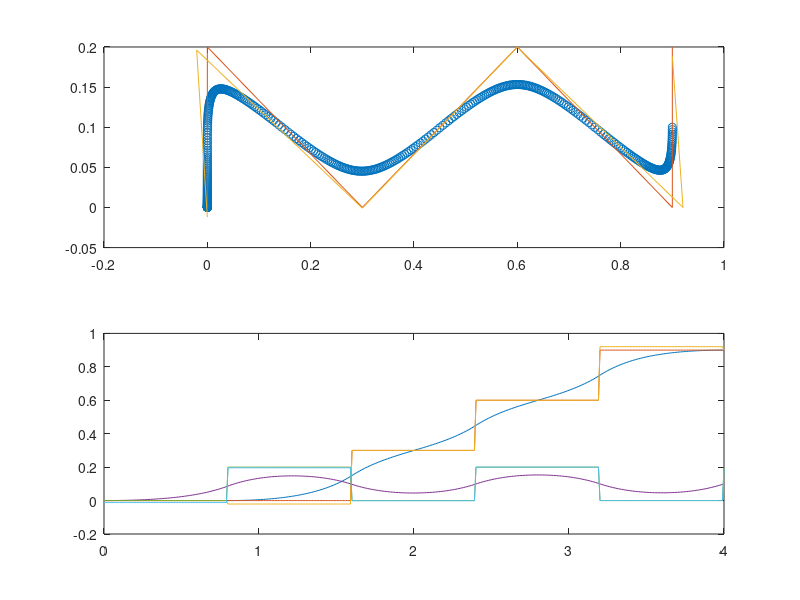

Source code (MATLAB):

clear;										
										
foot = [0 0 0; 0.8 0.0 0.2; 1.6 0.3 0.0; 2.4 0.6 0.2; 3.2 0.9 0.0; 4.0 0.9 0.2; 100 0.9 0.2];
calculate_period = 4.0;						
dt = 0.01;									
zh = 0.8;									
g  = 9.8;									

t = 0:dt:calculate_period;

i = 1;										
n = 1;										
for tt = 0:dt:calculate_period+1
	if (tt == foot(n,1))
		prefx(i) = foot(n,2);
		prefy(i) = foot(n,3);
		n = n + 1;
	else
		prefx(i) = prefx(i-1);
		prefy(i) = prefy(i-1);
    end
	i = i + 1;
end



i = 1; n = 1;
px = 0; py = 0;
x = 0; y = 0; 
xi = 0; yi = 0;
xd = 0; yd = 0; 
xdi = 0; ydi = 0;
a = 10;
b = 1;
Tc = sqrt(zh/g);
t0 = 0;

for tt = t
	x = (xi - px)*cosh((tt - t0)/Tc)+Tc*xdi*sinh((tt - t0)/Tc)+px;
	y = (yi - py)*cosh((tt - t0)/Tc)+Tc*ydi*sinh((tt - t0)/Tc)+py;
	xd = (xi - px)/Tc*sinh((tt - t0)/Tc)+xdi*cosh((tt - t0)/Tc);
	yd = (yi - py)/Tc*sinh((tt - t0)/Tc)+ydi*cosh((tt - t0)/Tc);

	if (tt == foot(n,1))
		t0 = foot(n,1);
		xi = x;
		yi = y;
		xdi = xd;
		ydi = yd;
		px = foot(n,2);
		py = foot(n,3);
		Tsup = foot(n+1,1)-foot(n,1);
		C = cosh(Tsup/Tc);
		S = sinh(Tsup/Tc);
		xb = (foot(n+1,2)-foot(n,2))/2;
		yb = (foot(n+1,3)-foot(n,3))/2;
		vxb = (C+1)/(Tc*S)*xb;
		vyb = (C-1)/(Tc*S)*yb;
		x_des = px + xb;
		y_des = py + yb;
		xd_des = vxb;
		yd_des = vyb;
		D = a*(C-1)^2+b*(S/Tc)^2;
		px = -a*(C-1)/D*(x_des-C*xi-Tc*S*xdi)-b*S/(Tc*D)*(xd_des-S/Tc*xi-C*xdi);
		py = -a*(C-1)/D*(y_des-C*yi-Tc*S*ydi)-b*S/(Tc*D)*(yd_des-S/Tc*yi-C*ydi);
		n = n + 1;
    end

	x0(i) = x;				
	y0(i) = y;
	x1(i) = prefx(i);		
	y1(i) = prefy(i);
	x2(i) = px;				
	y2(i) = py;
	i = i + 1;
end
subplot(2,1,1);				
plot(x0, y0, "o", x1, y1, x2, y2);
subplot(2,1,2);
plot(t, x0, t, x1, t, x2, t, y0, t, y1, t, y2);